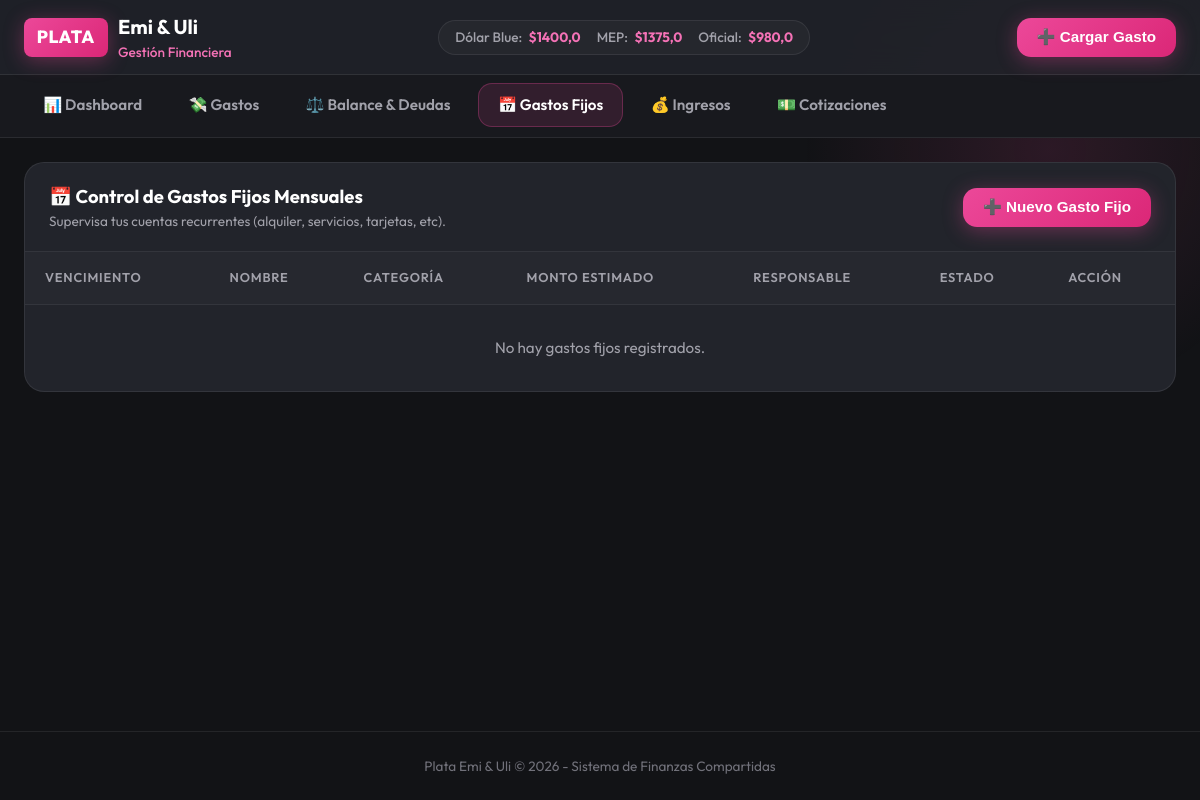
The app's page /gastos-fijos/, older data.
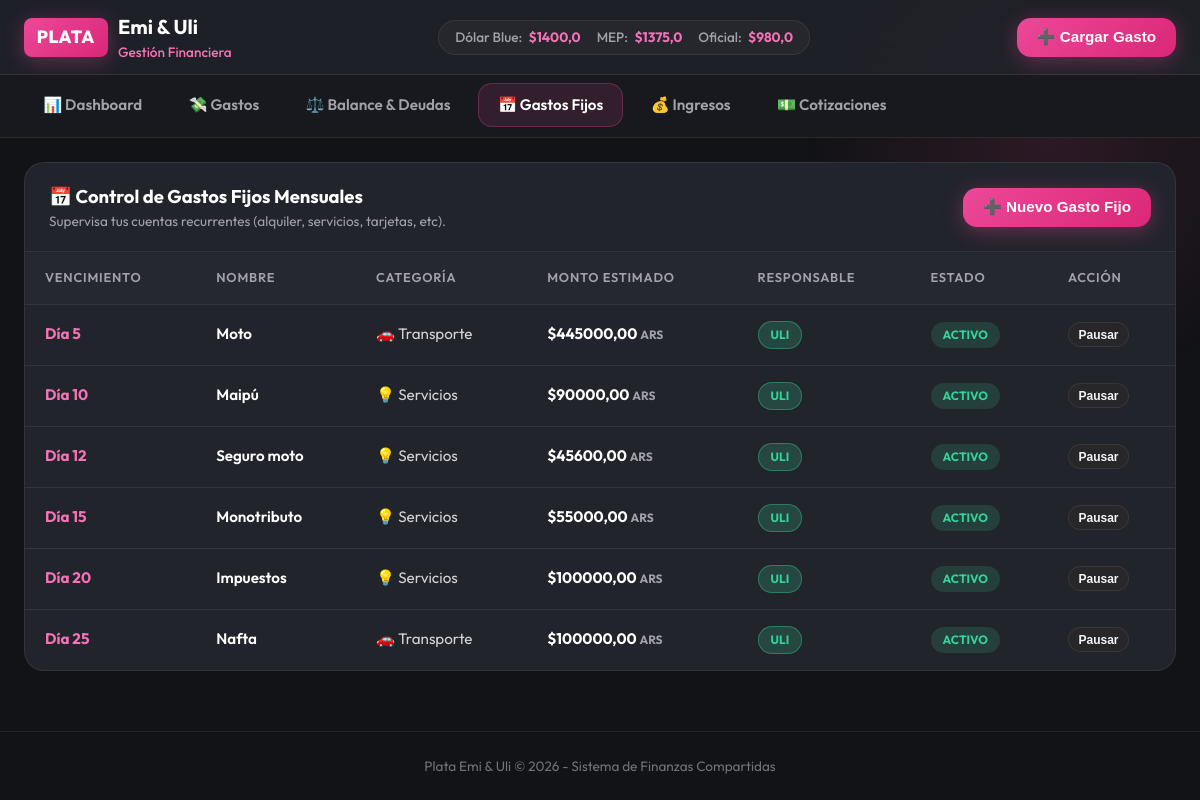
The same page, newer data.
### finanzas/models.py (models this page shows, shortened)
class GastoFijo(models.Model):
    nombre = models.CharField(max_length=100)
    monto_estimado = models.DecimalField(max_digits=12, decimal_places=2)
    moneda = models.CharField(max_length=3, choices=Moneda.choices, default=Moneda.ARS)
    dia_vencimiento = models.IntegerField(default=10)
    categoria = models.ForeignKey(Categoria, on_delete=models.SET_NULL, null=True, blank=True)
    responsable = models.CharField(max_length=15, choices=ResponsableFijo.choices, default=ResponsableFijo.COMPARTIDO)
    activo = models.BooleanField(default=True)
    notas = models.TextField(blank=True, default='')
    class Meta:
        verbose_name = "Gasto Fijo"
        verbose_name_plural = "Gastos Fijos"
        ordering = ['dia_vencimiento']

class Categoria(models.Model):
    nombre = models.CharField(max_length=50, unique=True)
    icono = models.CharField(max_length=10, default="📦")
    color = models.CharField(max_length=7, default="#94a3b8")
    class Meta:
        verbose_name = "Categoría"
        verbose_name_plural = "Categorías"
        ordering = ['nombre']

### finanzas/views.py (the view, shortened to what this page needs)
# urls.py: path('gastos-fijos/', views.gastos_fijos_view, name='gastos_fijos'),
def gastos_fijos_view(request):
    context = get_base_context(request)
    gastos_fijos = GastoFijo.objects.select_related('categoria').all()
    context.update({
        'gastos_fijos': gastos_fijos,
        'active_tab': 'gastos_fijos',
    })
    return render(request, 'finanzas/gastos_fijos.html', context)

### finanzas/views.py (called while the page is built)
def get_base_context(request):
    dolar_rates = get_dolar_rates()
    personas = Persona.objects.all()
    categorias = Categoria.objects.all()
    return {
        'dolar_rates': dolar_rates,
        'personas': personas,
        'categorias': categorias,
        'tipos_division': TipoDivision.choices,
        'monedas': Moneda.choices,
    }

### finanzas/templates/finanzas/gastos_fijos.html (shortened to what this page needs)
{% extends 'base.html' %}
{% block content %}
<div class="table-container">
  <div class="table-header-box">
    <div>
      <h2 class="table-title">📅 Control de Gastos Fijos Mensuales</h2>
      <div style="font-size:0.85rem; color:var(--gray-400);">Supervisa tus cuentas recurrentes (alquiler, servicios, tarjetas, etc).</div>
    </div>
    <div>
      <button class="btn btn-pink" data-open-modal="modal-nuevo-gasto-fijo">➕ Nuevo Gasto Fijo</button>
    </div>
  </div>
  <table>
    <thead>
      <tr>
        <th>Vencimiento</th>
        <th>Nombre</th>
        <th>Categoría</th>
        <th>Monto Estimado</th>
        <th>Responsable</th>
        <th>Estado</th>
        <th>Acción</th>
      </tr>
    </thead>
    <tbody>
      {% for gf in gastos_fijos %}
      <tr>
        <td style="font-weight:700; color:var(--pink-light);">Día {{ gf.dia_vencimiento }}</td>
        <td style="font-weight:600; color:white;">{{ gf.nombre }}</td>
        <td>
          {% if gf.categoria %}
          <span>{{ gf.categoria.icono }} {{ gf.categoria.nombre }}</span>
          {% else %}
          <span style="color:var(--gray-500);">Sin cat.</span>
          {% endif %}
        </td>
        <td style="font-weight:700; color:white;">${{ gf.monto_estimado }} <span style="font-size:0.75rem; color:var(--gray-400);">{{ gf.moneda }}</span></td>
        <td>
          <span class="badge badge-shared">{{ gf.get_responsable_display }}</span>
        </td>
        <td>
          {% if gf.activo %}
          <span class="badge" style="background:rgba(52,211,153,0.15); color:#34d399;">Activo</span>
          {% else %}
          <span class="badge" style="background:rgba(113,113,122,0.2); color:#a1a1aa;">Pausado</span>
          {% endif %}
        </td>
        <td>
          <form action="{% url 'toggle_gasto_fijo' gf.id %}" method="POST">
            <button type="submit" class="btn btn-secondary" style="font-size:0.75rem; padding:0.3rem 0.6rem;">
              {% if gf.activo %}Pausar{% else %}Activar{% endif %}
            </button>
          </form>
        </td>
      </tr>
      {% empty %}
      <tr>
        <td colspan="7" style="text-align:center; padding:2rem; color:var(--gray-400);">
          No hay gastos fijos registrados.
        </td>
      </tr>
      {% endfor %}
    </tbody>
  </table>
</div>
{% endblock %}

### finanzas/templates/base.html (shortened to what this page needs)
{% load static %}
<!DOCTYPE html>
<html lang="es">
<head>
  <link rel="stylesheet" href="{% static 'css/styles.css' %}">
</head>
<body>
<div class="app-container">
  <header class="top-navbar">
    <div class="top-navbar-content">
      <a href="{% url 'dashboard' %}" class="brand-logo">
        <span class="brand-badge">PLATA</span>
        <div>
          <div class="brand-title">Emi & Uli</div>
          <div class="brand-subtitle">Gestión Financiera</div>
        </div>
      </a>
      <div class="dolar-ticker">
        {% if dolar_rates.blue %}
        <div class="dolar-item">
          <span class="dolar-label">Dólar Blue:</span>
          <span class="dolar-val">${{ dolar_rates.blue.venta }}</span>
        </div>
        {% endif %}
        {% if dolar_rates.bolsa %}
        <div class="dolar-item">
          <span class="dolar-label">MEP:</span>
          <span class="dolar-val">${{ dolar_rates.bolsa.venta }}</span>
        </div>
        {% endif %}
        {% if dolar_rates.oficial %}
        <div class="dolar-item">
          <span class="dolar-label">Oficial:</span>
          <span class="dolar-val">${{ dolar_rates.oficial.venta }}</span>
        </div>
        {% endif %}
      </div>
      <div>
        <button class="btn btn-pink" data-open-modal="modal-nuevo-gasto">
          ➕ Cargar Gasto
        </button>
      </div>
    </div>
  </header>
  <nav class="main-nav">
    <div class="nav-links">
      <a href="{% url 'dashboard' %}" class="nav-item {% if active_tab == 'dashboard' %}active{% endif %}">
        📊 Dashboard
      </a>
      <a href="{% url 'gastos_list' %}" class="nav-item {% if active_tab == 'gastos' %}active{% endif %}">
        💸 Gastos
      </a>
      <a href="{% url 'balance' %}" class="nav-item {% if active_tab == 'balance' %}active{% endif %}">
        ⚖️ Balance & Deudas
      </a>
      <a href="{% url 'gastos_fijos' %}" class="nav-item {% if active_tab == 'gastos_fijos' %}active{% endif %}">
        📅 Gastos Fijos
      </a>
      <a href="{% url 'ingresos' %}" class="nav-item {% if active_tab == 'ingresos' %}active{% endif %}">
        💰 Ingresos
      </a>
      <a href="{% url 'cotizaciones' %}" class="nav-item {% if active_tab == 'cotizaciones' %}active{% endif %}">
        💵 Cotizaciones
      </a>
    </div>
  </nav>
  <main class="main-content">
    {% block content %}{% endblock %}
  </main>
  <footer class="footer">
    Plata Emi & Uli &copy; {% now 'Y' %} - Sistema de Finanzas Compartidas
  </footer>
</div>
</body>
</html>

Row changes from the older to the newer data that the page shows:
added GastoFijo: dia_vencimiento "5", nombre "Moto", categoria.icono "🚗", categoria.nombre "Transporte", monto_estimado "445000,00", moneda "ARS", responsable "ULI", activo "ACTIVO"
added GastoFijo: dia_vencimiento "10", nombre "Maipú", categoria.icono "💡", categoria.nombre "Servicios", monto_estimado "90000,00", moneda "ARS", responsable "ULI", activo "ACTIVO"
added GastoFijo: dia_vencimiento "12", nombre "Seguro moto", categoria.icono "💡", categoria.nombre "Servicios", monto_estimado "45600,00", moneda "ARS", responsable "ULI", activo "ACTIVO"
added GastoFijo: dia_vencimiento "15", nombre "Monotributo", categoria.icono "💡", categoria.nombre "Servicios", monto_estimado "55000,00", moneda "ARS", responsable "ULI", activo "ACTIVO"
added GastoFijo: dia_vencimiento "20", nombre "Impuestos", categoria.icono "💡", categoria.nombre "Servicios", monto_estimado "100000,00", moneda "ARS", responsable "ULI", activo "ACTIVO"
added GastoFijo: dia_vencimiento "25", nombre "Nafta", categoria.icono "🚗", categoria.nombre "Transporte", monto_estimado "100000,00", moneda "ARS", responsable "ULI", activo "ACTIVO"
Text that changed along with them:
text no longer shown: "No hay gastos fijos registrados."
